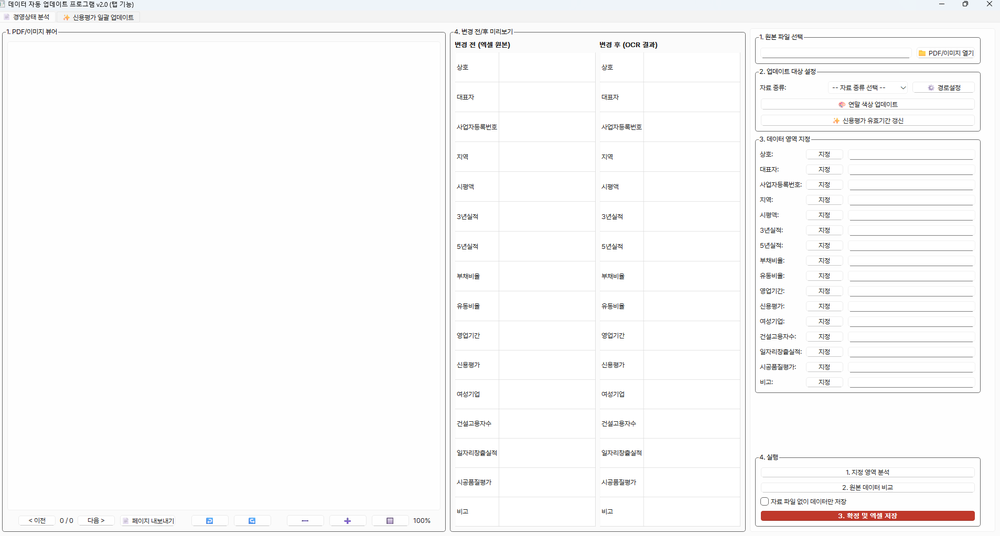
#> input picture 빈공간.png, 1000 x 536 px, shrunk from 1907 x 1023 before the run
$ python -i ocr_utils.py   (imports and definitions only)
#> lines starting #> are read from the running program, lines starting #| are printed output that depends on the picture; after the words box and inside, x2 and y2 are one past the last pixel; in counts of white or black regions, pixels touching at a corner belong together
# [ocr_utils.py 파일 전체]
import re
import numpy as np
import cv2
from PIL import Image

# 🔹 숫자 데이터 정리 (시평액, 실적액 등)
def clean_ocr_number(text):
    # 공백, 쉼표, '천원', '원' 등 모든 불필요한 문자 제거
    text = re.sub(r'[^0-9]', '', text)
    return text if text else "0"

# 🔹 사업자등록번호 정리
def clean_biz_number(text):
    # 공백, 일반 하이픈, 특수 하이픈 등 모두 제거
    text = text.replace(' ', '').replace('—', '-').replace('–', '-')
    # OCR이 자주 실수하는 알파벳 'O'와 'I'를 숫자로 변경
    text = text.upper().replace('O', '0').replace('I', '1')
    # XXX-XX-XXXXX 형식의 패턴만 정확히 추출
    match = re.search(r'(\d{3}-?\d{2}-?\d{5})', text)
    return match.group(1) if match else ''

# 🔹 OCR 전 이미지 전처리 (흑백+이진화)
def preprocess_image_for_ocr(pil_img):
    """
    Pillow 이미지를 받아, OCR에 최적화된 OpenCV 이미지(Numpy 배열)로 변환합니다.
    """
    # 1. Pillow 이미지를 Numpy 배열로 변환
    img_np = np.array(pil_img)

    # 2. 컬러 이미지를 흑백으로 변환
    #   이미지가 이미 흑백이거나, 채널 정보가 없는 경우를 대비
    if len(img_np.shape) == 3 and img_np.shape[2] == 3:
        img_gray = cv2.cvtColor(img_np, cv2.COLOR_RGB2GRAY)
    else:
        img_gray = img_np

    # 3. 이미지 노이즈를 줄이기 위해 약간의 블러 처리
    img_blurred = cv2.GaussianBlur(img_gray, (3, 3), 0)

    # 4. adaptiveThreshold를 사용하여, 조명이 균일하지 않은 문서에서도 글자와 배경을 명확하게 분리
    img_thresh = cv2.adaptiveThreshold(
        img_blurred, 255,
        cv2.ADAPTIVE_THRESH_GAUSSIAN_C,
        cv2.THRESH_BINARY,
        11, 2
    )
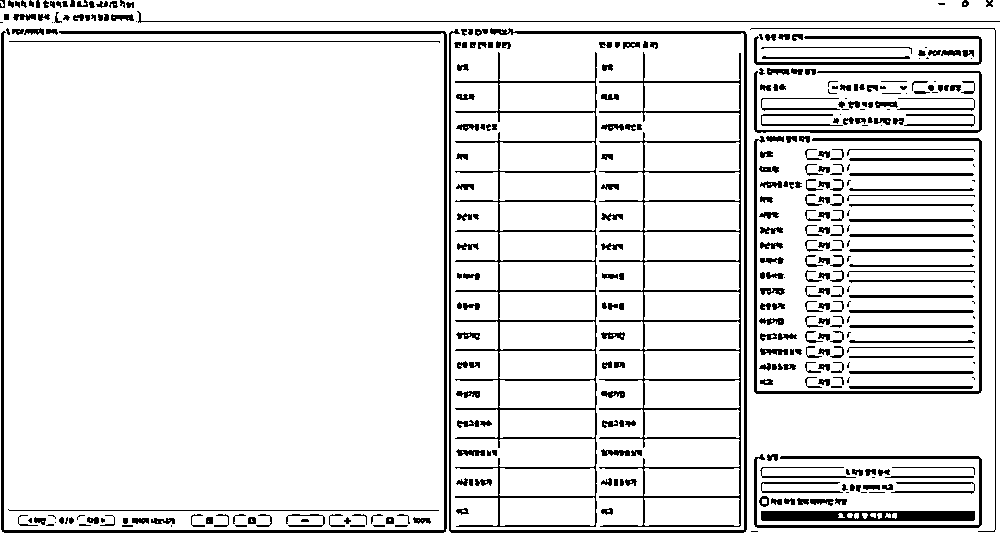
#> img_thresh: shape (536, 1000); 89.5% white; 377 black regions (65 under 20 px), largest, box (x1, y1, x2, y2) and area: (599, 52, 741, 527) 6034, (455, 52, 597, 527) 5972, (1, 31, 447, 533) 5468
    return img_thresh

>>> import cv2
>>> picture = cv2.cvtColor(cv2.imread('빈공간.png'), cv2.COLOR_BGR2RGB)
>>> result = preprocess_image_for_ocr(picture)

$ run again, on 현재화면.png
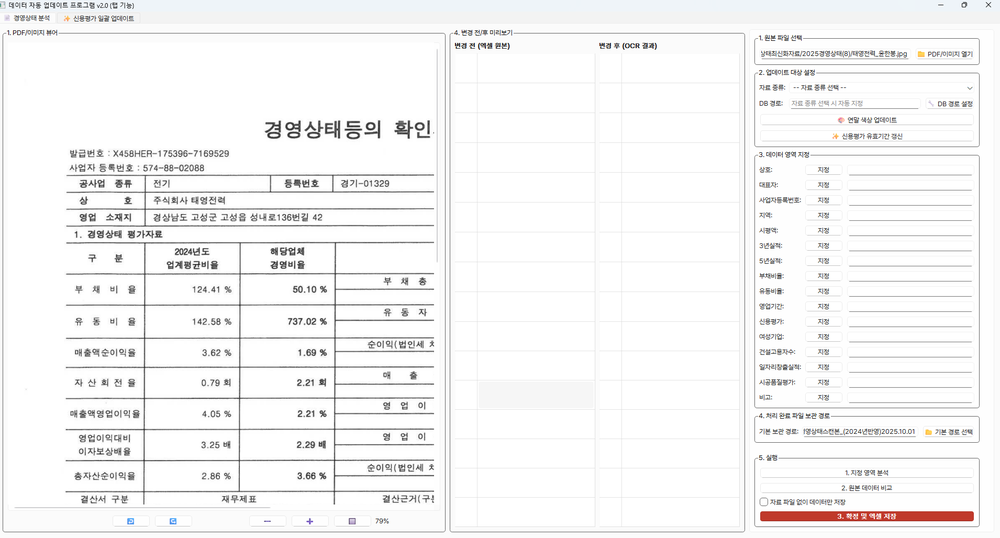
#> input picture 현재화면.png, 1000 x 538 px, shrunk from 1910 x 1028 before the run
#> in preprocess_image_for_ocr, `img_thresh = cv2.adaptiveThreshold( img_blurred, 255, cv2.ADAPTIVE_THR..`:
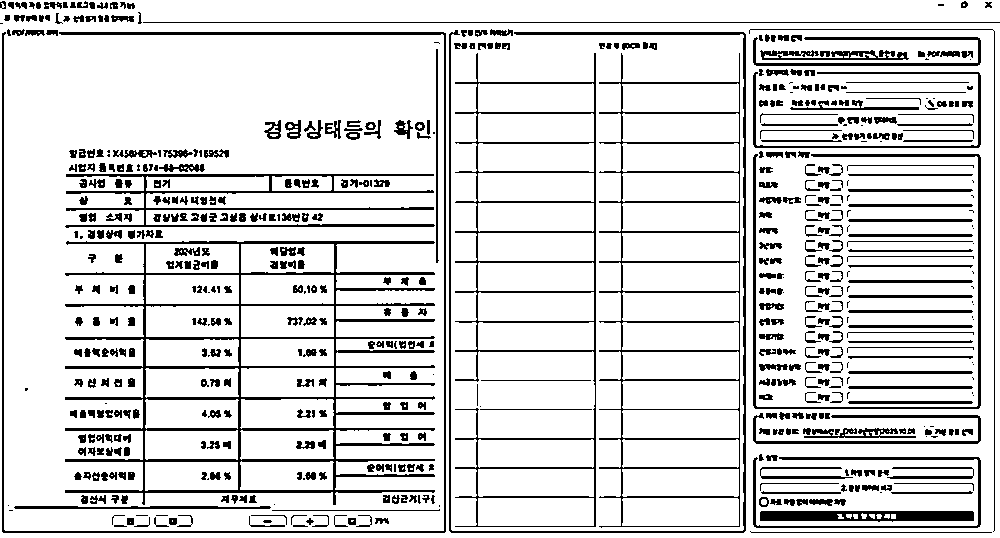
#> img_thresh: shape (538, 1000); 84.9% white; 610 black regions (84 under 20 px), largest, box (x1, y1, x2, y2) and area: (65, 241, 435, 505) 12178, (455, 53, 596, 527) 5418, (599, 53, 740, 528) 5390

$ run again, on 화면단.png
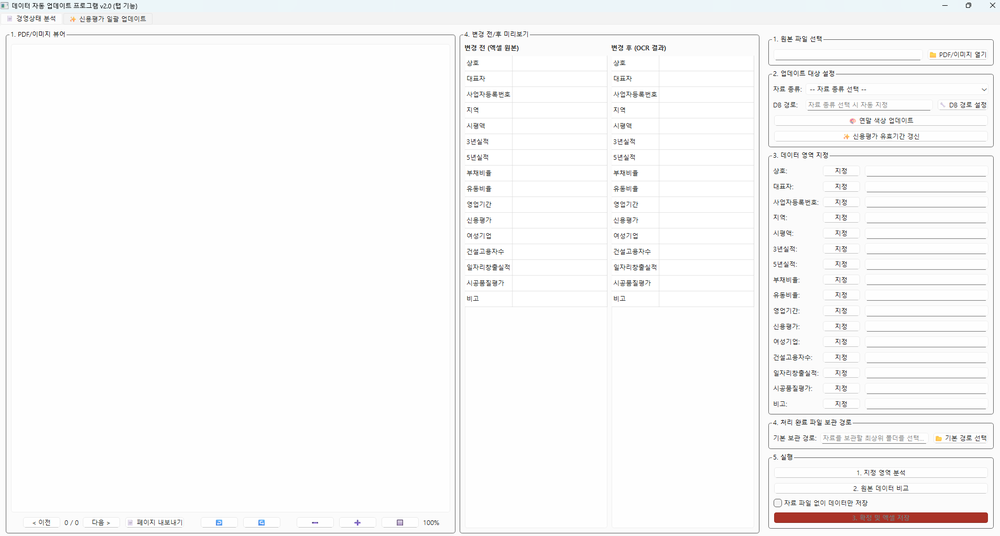
#> input picture 화면단.png, 1000 x 536 px, shrunk from 1908 x 1023 before the run
#> in preprocess_image_for_ocr, `img_thresh = cv2.adaptiveThreshold( img_blurred, 255, cv2.ADAPTIVE_THR..`:
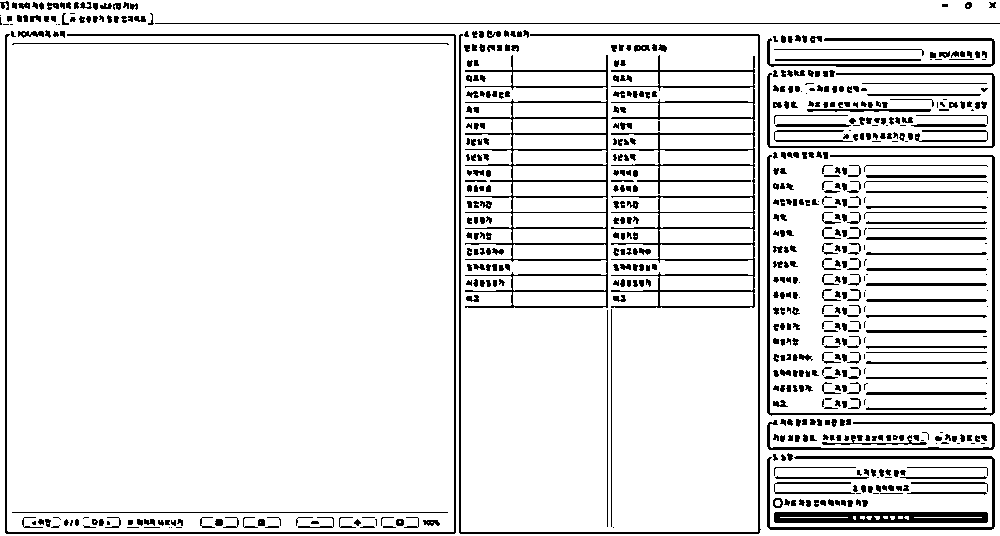
#> img_thresh: shape (536, 1000); 90.1% white; black in thin lines or dots
